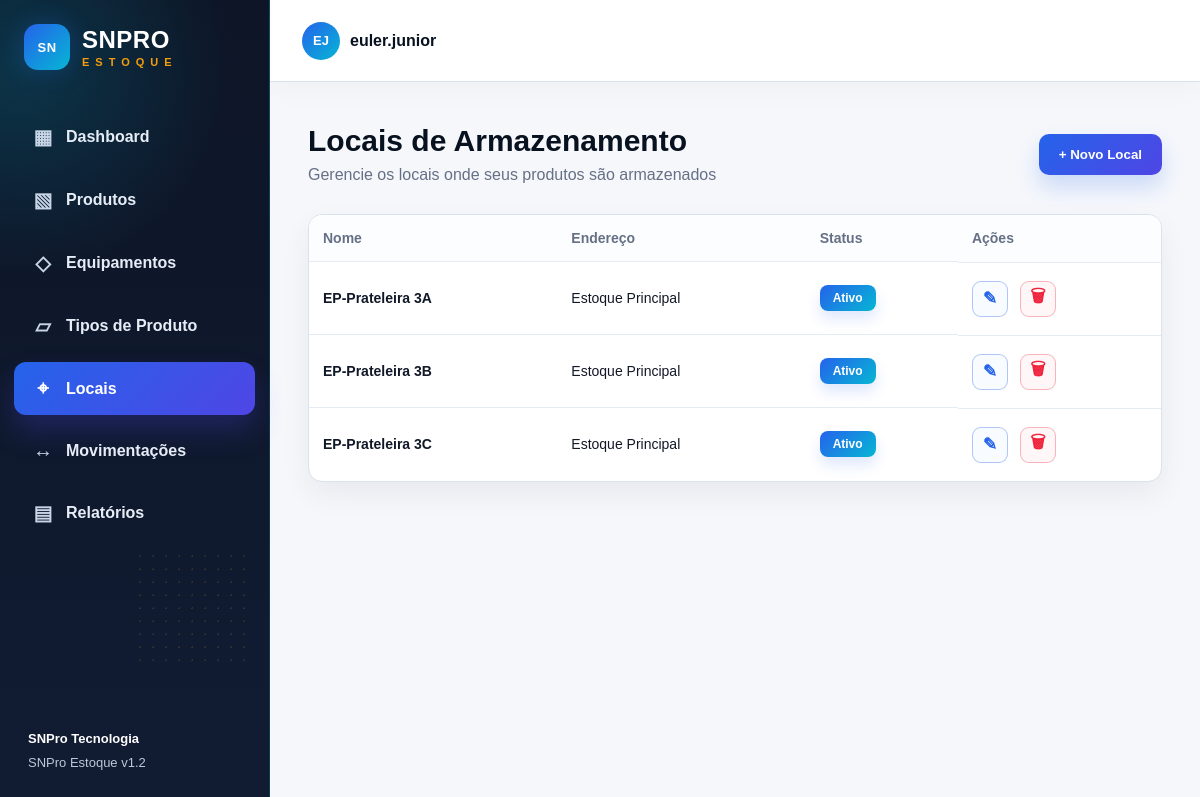
The app's page /locais, older data.
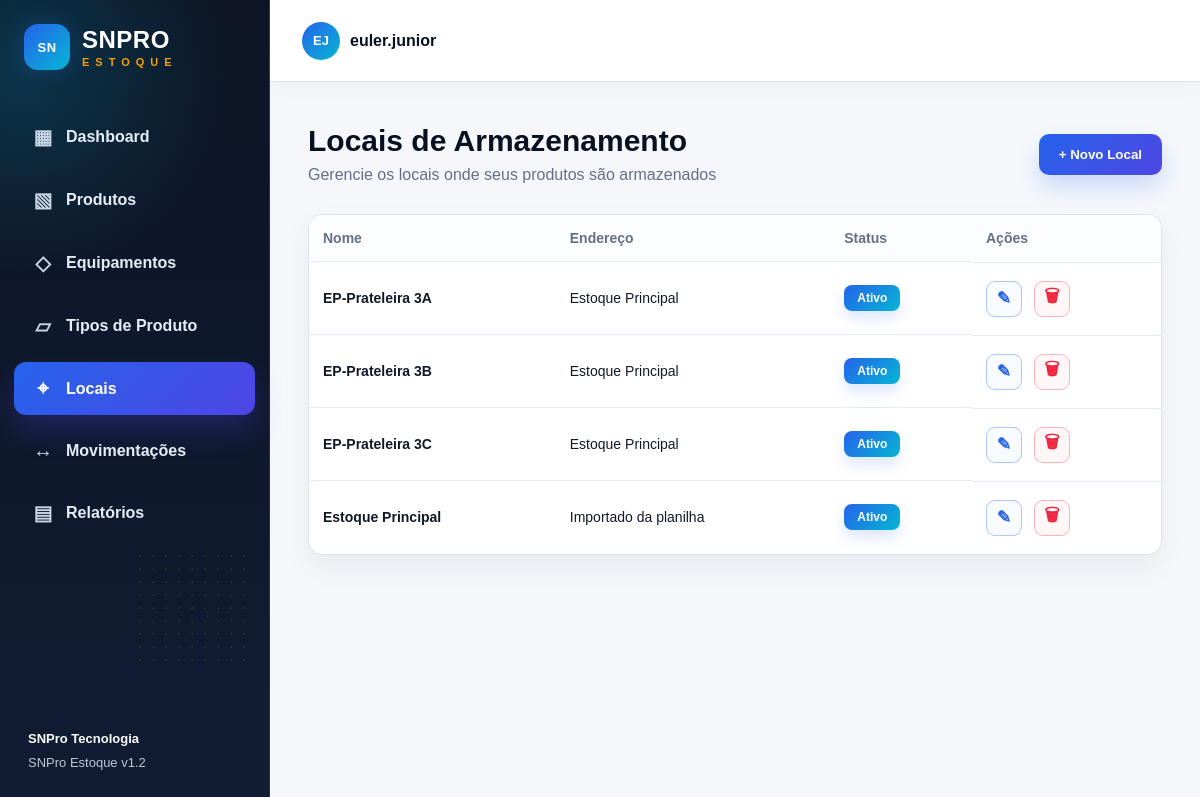
The same page, newer data.
### app/models.py (models this page shows)
class Local(db.Model):
    __tablename__ = "locais"
    id = db.Column(db.Integer, primary_key=True)
    nome = db.Column(db.String(100), unique=True, nullable=False)
    endereco = db.Column(db.String(150), nullable=True)
    descricao = db.Column(db.Text, nullable=True)
    status = db.Column(db.String(30), nullable=False, default="Ativo")

### app/routes.py (the view)
@main.route("/locais")
def locais():
    _garantir_locais_padrao()
    locais_lista = Local.query.order_by(Local.nome.asc()).all()
    return render_template("locais.html", active_page="locais", locais=locais_lista)

### app/routes.py (called while the page is built)
def _garantir_locais_padrao():
    if Local.query.count() == 0:
        for nome, endereco, descricao in LOCAIS_PADRAO:
            db.session.add(Local(nome=nome, endereco=endereco, descricao=descricao, status="Ativo"))
        db.session.commit()

### app/templates/locais.html (shortened to what this page needs)
{% extends "base.html" %}
{% block content %}
<section class="page-header">
    <div>
        <h1>Locais de Armazenamento</h1>
        <p>Gerencie os locais onde seus produtos são armazenados</p>
    </div>
    <button class="btn-primary" onclick="openLocalCreateModal()">+ Novo Local</button>
</section>
<div class="table-card categories-card">
    <table>
        <thead>
            <tr>
                <th>Nome</th>
                <th>Endereço</th>
                <th>Status</th>
                <th>Ações</th>
            </tr>
        </thead>
        <tbody>
            {% for local in locais %}
            <tr>
                <td><strong>{{ local.nome }}</strong></td>
                <td>{{ local.endereco or '-' }}</td>
                <td><span class="status-active">{{ local.status }}</span></td>
                <td class="actions">
                    <button title="Editar" class="icon-btn edit" type="button" onclick="openLocalEditModal(this)"
                        data-id="{{ local.id }}"
                        data-nome="{{ local.nome }}"
                        data-endereco="{{ local.endereco or '' }}"
                        data-descricao="{{ local.descricao or '' }}"
                        data-status="{{ local.status }}">✎</button>
                    <form method="post" action="{{ url_for('main.excluir_local', local_id=local.id) }}" data-confirm-kind="local" data-confirm-article="este">
                        <button title="Excluir" class="icon-btn danger" type="submit">🗑</button>
                    </form>
                </td>
            </tr>
            {% else %}
            <tr>
                <td colspan="4" class="empty">Nenhum local encontrado.</td>
            </tr>
            {% endfor %}
        </tbody>
    </table>
</div>
{% endblock %}

Row changes from the older to the newer data that the page shows:
added Local: nome "Estoque Principal", endereco "Importado da planilha", status "Ativo"
